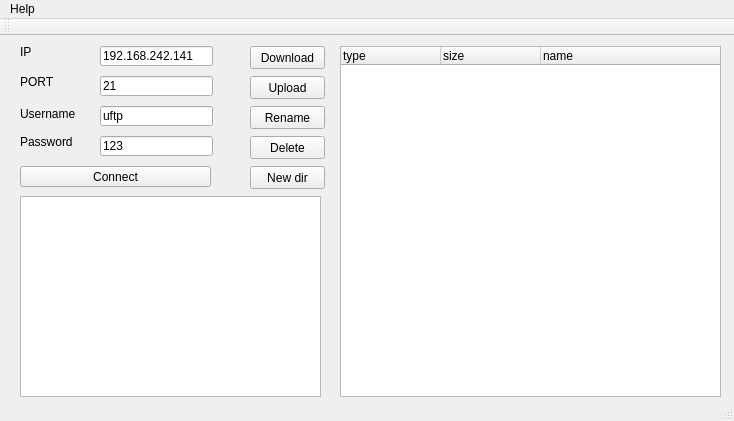
<?xml version="1.0" encoding="UTF-8"?>
<ui version="4.0">
 <class>ftpClient</class>
 <widget class="QMainWindow" name="ftpClient">
  <property name="geometry">
   <rect>
    <x>0</x>
    <y>0</y>
    <width>734</width>
    <height>421</height>
   </rect>
  </property>
  <property name="windowTitle">
   <string>ftpClient</string>
  </property>
  <widget class="QWidget" name="centralWidget">
   <widget class="QPushButton" name="connectButton">
    <property name="geometry">
     <rect>
      <x>20</x>
      <y>130</y>
      <width>191</width>
      <height>21</height>
     </rect>
    </property>
    <property name="text">
     <string>Connect</string>
    </property>
   </widget>
   <widget class="QLineEdit" name="ipEdit">
    <property name="geometry">
     <rect>
      <x>100</x>
      <y>10</y>
      <width>113</width>
      <height>20</height>
     </rect>
    </property>
    <property name="text">
     <string>192.168.242.141</string>
    </property>
   </widget>
   <widget class="QLineEdit" name="userEdit">
    <property name="geometry">
     <rect>
      <x>100</x>
      <y>70</y>
      <width>113</width>
      <height>20</height>
     </rect>
    </property>
    <property name="text">
     <string>uftp</string>
    </property>
   </widget>
   <widget class="QLabel" name="ipLabel">
    <property name="geometry">
     <rect>
      <x>20</x>
      <y>10</y>
      <width>54</width>
      <height>12</height>
     </rect>
    </property>
    <property name="text">
     <string>IP</string>
    </property>
   </widget>
   <widget class="QLabel" name="userLabel">
    <property name="geometry">
     <rect>
      <x>20</x>
      <y>70</y>
      <width>61</width>
      <height>16</height>
     </rect>
    </property>
    <property name="text">
     <string>Username</string>
    </property>
   </widget>
   <widget class="QLabel" name="passLabel">
    <property name="geometry">
     <rect>
      <x>20</x>
      <y>100</y>
      <width>54</width>
      <height>12</height>
     </rect>
    </property>
    <property name="text">
     <string>Password</string>
    </property>
   </widget>
   <widget class="QLineEdit" name="passEdit">
    <property name="geometry">
     <rect>
      <x>100</x>
      <y>100</y>
      <width>113</width>
      <height>20</height>
     </rect>
    </property>
    <property name="text">
     <string>123</string>
    </property>
   </widget>
   <widget class="QTextEdit" name="infoEdit">
    <property name="geometry">
     <rect>
      <x>20</x>
      <y>160</y>
      <width>301</width>
      <height>201</height>
     </rect>
    </property>
    <property name="textInteractionFlags">
     <set>Qt::TextSelectableByKeyboard|Qt::TextSelectableByMouse</set>
    </property>
   </widget>
   <widget class="QPushButton" name="downButton">
    <property name="geometry">
     <rect>
      <x>250</x>
      <y>10</y>
      <width>75</width>
      <height>23</height>
     </rect>
    </property>
    <property name="text">
     <string>Download</string>
    </property>
   </widget>
   <widget class="QPushButton" name="upButton">
    <property name="geometry">
     <rect>
      <x>250</x>
      <y>40</y>
      <width>75</width>
      <height>23</height>
     </rect>
    </property>
    <property name="text">
     <string>Upload</string>
    </property>
   </widget>
   <widget class="QPushButton" name="renameButton">
    <property name="geometry">
     <rect>
      <x>250</x>
      <y>70</y>
      <width>75</width>
      <height>23</height>
     </rect>
    </property>
    <property name="text">
     <string>Rename</string>
    </property>
   </widget>
   <widget class="QPushButton" name="pushButton_2">
    <property name="geometry">
     <rect>
      <x>250</x>
      <y>100</y>
      <width>75</width>
      <height>23</height>
     </rect>
    </property>
    <property name="text">
     <string>Delete</string>
    </property>
   </widget>
   <widget class="QTreeWidget" name="fileTree">
    <property name="geometry">
     <rect>
      <x>340</x>
      <y>10</y>
      <width>381</width>
      <height>351</height>
     </rect>
    </property>
    <column>
     <property name="text">
      <string>type</string>
     </property>
    </column>
    <column>
     <property name="text">
      <string>size</string>
     </property>
    </column>
    <column>
     <property name="text">
      <string>name</string>
     </property>
    </column>
   </widget>
   <widget class="QPushButton" name="newButton">
    <property name="geometry">
     <rect>
      <x>250</x>
      <y>130</y>
      <width>75</width>
      <height>23</height>
     </rect>
    </property>
    <property name="text">
     <string>New dir</string>
    </property>
   </widget>
   <widget class="QLineEdit" name="portEdit">
    <property name="geometry">
     <rect>
      <x>100</x>
      <y>40</y>
      <width>113</width>
      <height>20</height>
     </rect>
    </property>
    <property name="text">
     <string>21</string>
    </property>
   </widget>
   <widget class="QLabel" name="portLabel">
    <property name="geometry">
     <rect>
      <x>20</x>
      <y>40</y>
      <width>54</width>
      <height>12</height>
     </rect>
    </property>
    <property name="text">
     <string>PORT</string>
    </property>
   </widget>
  </widget>
  <widget class="QMenuBar" name="menuBar">
   <property name="geometry">
    <rect>
     <x>0</x>
     <y>0</y>
     <width>734</width>
     <height>22</height>
    </rect>
   </property>
   <widget class="QMenu" name="menuHelp">
    <property name="title">
     <string>Help</string>
    </property>
   </widget>
   <addaction name="menuHelp"/>
  </widget>
  <widget class="QToolBar" name="mainToolBar">
   <attribute name="toolBarArea">
    <enum>TopToolBarArea</enum>
   </attribute>
   <attribute name="toolBarBreak">
    <bool>false</bool>
   </attribute>
  </widget>
  <widget class="QStatusBar" name="statusBar"/>
 </widget>
 <layoutdefault spacing="6" margin="11"/>
 <resources/>
 <connections/>
</ui>
